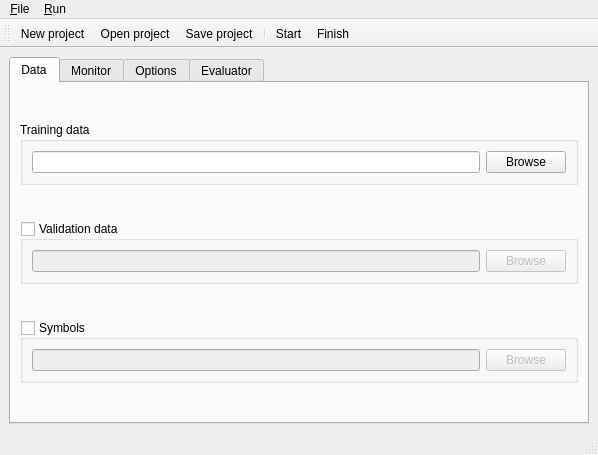
<?xml version="1.0" encoding="UTF-8"?>
<ui version="4.0">
 <class>main_window</class>
 <widget class="QMainWindow" name="main_window">
  <property name="geometry">
   <rect>
    <x>0</x>
    <y>0</y>
    <width>598</width>
    <height>455</height>
   </rect>
  </property>
  <property name="windowTitle">
   <string>VITA - Symbolic Regression and classification</string>
  </property>
  <widget class="QWidget" name="central_widget">
   <layout class="QVBoxLayout" name="_4">
    <item>
     <widget class="QTabWidget" name="tw_vger">
      <property name="sizePolicy">
       <sizepolicy hsizetype="Maximum" vsizetype="Maximum">
        <horstretch>0</horstretch>
        <verstretch>0</verstretch>
       </sizepolicy>
      </property>
      <property name="maximumSize">
       <size>
        <width>30000</width>
        <height>30000</height>
       </size>
      </property>
      <property name="sizeIncrement">
       <size>
        <width>0</width>
        <height>0</height>
       </size>
      </property>
      <property name="currentIndex">
       <number>0</number>
      </property>
      <widget class="QWidget" name="tab_data">
       <property name="sizePolicy">
        <sizepolicy hsizetype="Preferred" vsizetype="Preferred">
         <horstretch>0</horstretch>
         <verstretch>0</verstretch>
        </sizepolicy>
       </property>
       <attribute name="title">
        <string>Data</string>
       </attribute>
       <layout class="QVBoxLayout" name="verticalLayout">
        <item>
         <widget class="QGroupBox" name="gb_training_data">
          <property name="sizePolicy">
           <sizepolicy hsizetype="Preferred" vsizetype="Fixed">
            <horstretch>0</horstretch>
            <verstretch>0</verstretch>
           </sizepolicy>
          </property>
          <property name="autoFillBackground">
           <bool>false</bool>
          </property>
          <property name="title">
           <string>Training data</string>
          </property>
          <property name="checkable">
           <bool>false</bool>
          </property>
          <layout class="QHBoxLayout" name="horizontalLayout">
           <item>
            <widget class="QLineEdit" name="le_training_data">
             <property name="sizePolicy">
              <sizepolicy hsizetype="Expanding" vsizetype="Fixed">
               <horstretch>0</horstretch>
               <verstretch>0</verstretch>
              </sizepolicy>
             </property>
             <property name="text">
              <string/>
             </property>
            </widget>
           </item>
           <item>
            <widget class="QPushButton" name="pb_browse_training_data">
             <property name="text">
              <string>Browse</string>
             </property>
            </widget>
           </item>
          </layout>
         </widget>
        </item>
        <item>
         <widget class="QGroupBox" name="gb_validation_data">
          <property name="sizePolicy">
           <sizepolicy hsizetype="Preferred" vsizetype="Fixed">
            <horstretch>0</horstretch>
            <verstretch>0</verstretch>
           </sizepolicy>
          </property>
          <property name="title">
           <string>Validation data</string>
          </property>
          <property name="flat">
           <bool>false</bool>
          </property>
          <property name="checkable">
           <bool>true</bool>
          </property>
          <property name="checked">
           <bool>false</bool>
          </property>
          <layout class="QHBoxLayout" name="_3">
           <item>
            <widget class="QLineEdit" name="le_validation_data"/>
           </item>
           <item>
            <widget class="QPushButton" name="pb_browse_validation_data">
             <property name="text">
              <string>Browse</string>
             </property>
            </widget>
           </item>
          </layout>
         </widget>
        </item>
        <item>
         <widget class="QGroupBox" name="gb_symbols">
          <property name="sizePolicy">
           <sizepolicy hsizetype="Preferred" vsizetype="Fixed">
            <horstretch>0</horstretch>
            <verstretch>0</verstretch>
           </sizepolicy>
          </property>
          <property name="title">
           <string>Symbols</string>
          </property>
          <property name="checkable">
           <bool>true</bool>
          </property>
          <property name="checked">
           <bool>false</bool>
          </property>
          <layout class="QHBoxLayout" name="horizontalLayout_4">
           <item>
            <widget class="QLineEdit" name="le_symbols"/>
           </item>
           <item>
            <widget class="QPushButton" name="pb_browse_symbols">
             <property name="text">
              <string>Browse</string>
             </property>
            </widget>
           </item>
          </layout>
         </widget>
        </item>
       </layout>
      </widget>
      <widget class="QWidget" name="tab_monitor">
       <attribute name="title">
        <string>Monitor</string>
       </attribute>
       <layout class="QVBoxLayout" name="verticalLayout_3">
        <item>
         <widget class="QTabWidget" name="tw_monitor">
          <property name="tabPosition">
           <enum>QTabWidget::East</enum>
          </property>
          <property name="currentIndex">
           <number>0</number>
          </property>
          <widget class="QWidget" name="tab_overview">
           <attribute name="title">
            <string>Overview</string>
           </attribute>
           <layout class="QVBoxLayout" name="verticalLayout_4">
            <item>
             <widget class="QGroupBox" name="groupBox_projectStatus">
              <property name="title">
               <string>Project status</string>
              </property>
              <layout class="QFormLayout" name="formLayout">
               <property name="fieldGrowthPolicy">
                <enum>QFormLayout::ExpandingFieldsGrow</enum>
               </property>
               <item row="0" column="0">
                <widget class="QLabel" name="label">
                 <property name="text">
                  <string>Total runs started</string>
                 </property>
                </widget>
               </item>
               <item row="0" column="1">
                <widget class="QLabel" name="label_totalRunsStarted">
                 <property name="text">
                  <string>____________</string>
                 </property>
                </widget>
               </item>
               <item row="1" column="0">
                <widget class="QLabel" name="label_3">
                 <property name="text">
                  <string>Programs evaluated</string>
                 </property>
                </widget>
               </item>
               <item row="1" column="1">
                <widget class="QLabel" name="label_programsEvaluated">
                 <property name="text">
                  <string>____________</string>
                 </property>
                </widget>
               </item>
               <item row="3" column="0">
                <widget class="QLabel" name="label_5">
                 <property name="text">
                  <string>Total time</string>
                 </property>
                </widget>
               </item>
               <item row="3" column="1">
                <widget class="QLabel" name="label_totalTime">
                 <property name="text">
                  <string>____________</string>
                 </property>
                </widget>
               </item>
              </layout>
             </widget>
            </item>
            <item>
             <widget class="QGroupBox" name="gbBestProgram">
              <property name="title">
               <string>Best program</string>
              </property>
              <layout class="QFormLayout" name="formLayout_2">
               <item row="0" column="0">
                <widget class="QLabel" name="label_10">
                 <property name="text">
                  <string>Training fitness</string>
                 </property>
                </widget>
               </item>
               <item row="0" column="1">
                <widget class="QLabel" name="label_trainingScore">
                 <property name="text">
                  <string>____________</string>
                 </property>
                </widget>
               </item>
               <item row="1" column="0">
                <widget class="QLabel" name="label_2">
                 <property name="text">
                  <string>Validation fitness</string>
                 </property>
                </widget>
               </item>
               <item row="1" column="1">
                <widget class="QLabel" name="label_validationScore">
                 <property name="text">
                  <string>____________</string>
                 </property>
                </widget>
               </item>
              </layout>
             </widget>
            </item>
           </layout>
          </widget>
          <widget class="QWidget" name="tab_history">
           <attribute name="title">
            <string>History</string>
           </attribute>
           <layout class="QVBoxLayout" name="verticalLayout_5"/>
          </widget>
          <widget class="QWidget" name="tab_detail">
           <attribute name="title">
            <string>Detail</string>
           </attribute>
           <layout class="QVBoxLayout" name="verticalLayout_6">
            <item>
             <widget class="QListView" name="listView"/>
            </item>
           </layout>
          </widget>
          <widget class="QWidget" name="tab_current">
           <attribute name="title">
            <string>Current run</string>
           </attribute>
           <layout class="QHBoxLayout" name="horizontalLayout_3">
            <item>
             <widget class="QGroupBox" name="groupBox_3">
              <property name="title">
               <string>Status</string>
              </property>
              <layout class="QFormLayout" name="formLayout_3">
               <item row="0" column="0">
                <widget class="QLabel" name="label_4">
                 <property name="text">
                  <string>Generations since start</string>
                 </property>
                </widget>
               </item>
               <item row="0" column="1">
                <widget class="QLabel" name="label_6">
                 <property name="text">
                  <string>____________</string>
                 </property>
                </widget>
               </item>
               <item row="1" column="0">
                <widget class="QLabel" name="label_9">
                 <property name="text">
                  <string>Generations w/o improv.</string>
                 </property>
                </widget>
               </item>
               <item row="1" column="1">
                <widget class="QLabel" name="label_11">
                 <property name="text">
                  <string>____________</string>
                 </property>
                </widget>
               </item>
               <item row="4" column="0">
                <widget class="QLabel" name="label_14">
                 <property name="text">
                  <string>Validation fitness</string>
                 </property>
                </widget>
               </item>
               <item row="4" column="1">
                <widget class="QLabel" name="label_15">
                 <property name="text">
                  <string>____________</string>
                 </property>
                </widget>
               </item>
               <item row="2" column="0">
                <widget class="QLabel" name="label_16">
                 <property name="text">
                  <string>Training fitness</string>
                 </property>
                </widget>
               </item>
               <item row="2" column="1">
                <widget class="QLabel" name="label_17">
                 <property name="text">
                  <string>____________</string>
                 </property>
                </widget>
               </item>
              </layout>
             </widget>
            </item>
            <item>
             <widget class="QGroupBox" name="groupBox_5">
              <property name="title">
               <string>Selected parameters</string>
              </property>
              <layout class="QFormLayout" name="formLayout_4">
               <item row="0" column="0">
                <widget class="QLabel" name="label_7">
                 <property name="text">
                  <string>Population size</string>
                 </property>
                </widget>
               </item>
               <item row="0" column="1">
                <widget class="QLabel" name="label_8">
                 <property name="text">
                  <string>____________</string>
                 </property>
                </widget>
               </item>
               <item row="1" column="0">
                <widget class="QLabel" name="label_12">
                 <property name="text">
                  <string>Max program size</string>
                 </property>
                </widget>
               </item>
               <item row="1" column="1">
                <widget class="QLabel" name="label_13">
                 <property name="text">
                  <string>____________</string>
                 </property>
                </widget>
               </item>
               <item row="2" column="0">
                <widget class="QLabel" name="label_18">
                 <property name="text">
                  <string>Crossover rate</string>
                 </property>
                </widget>
               </item>
               <item row="2" column="1">
                <widget class="QLabel" name="label_19">
                 <property name="text">
                  <string>____________</string>
                 </property>
                </widget>
               </item>
               <item row="3" column="0">
                <widget class="QLabel" name="label_20">
                 <property name="text">
                  <string>Mutation rate</string>
                 </property>
                </widget>
               </item>
               <item row="3" column="1">
                <widget class="QLabel" name="label_21">
                 <property name="text">
                  <string>____________</string>
                 </property>
                </widget>
               </item>
              </layout>
             </widget>
            </item>
           </layout>
          </widget>
         </widget>
        </item>
       </layout>
      </widget>
      <widget class="QWidget" name="tab_options">
       <attribute name="title">
        <string>Options</string>
       </attribute>
       <layout class="QVBoxLayout" name="verticalLayout_8">
        <item>
         <widget class="QTabWidget" name="tw_options">
          <property name="tabPosition">
           <enum>QTabWidget::East</enum>
          </property>
          <property name="currentIndex">
           <number>0</number>
          </property>
          <widget class="QWidget" name="tab_general">
           <attribute name="title">
            <string>General</string>
           </attribute>
           <layout class="QFormLayout" name="formLayout_5">
            <property name="fieldGrowthPolicy">
             <enum>QFormLayout::ExpandingFieldsGrow</enum>
            </property>
            <item row="0" column="0">
             <widget class="QGroupBox" name="gb_config">
              <property name="title">
               <string>Config</string>
              </property>
              <layout class="QFormLayout" name="formLayout_7">
               <property name="fieldGrowthPolicy">
                <enum>QFormLayout::ExpandingFieldsGrow</enum>
               </property>
               <item row="0" column="0">
                <widget class="QGroupBox" name="gb_program_path">
                 <property name="title">
                  <string>Program path</string>
                 </property>
                 <layout class="QHBoxLayout" name="horizontalLayout_2">
                  <item>
                   <widget class="QLineEdit" name="le_program_path"/>
                  </item>
                  <item>
                   <widget class="QPushButton" name="pb_browse_program_path">
                    <property name="text">
                     <string>Browse</string>
                    </property>
                   </widget>
                  </item>
                 </layout>
                </widget>
               </item>
              </layout>
             </widget>
            </item>
            <item row="0" column="1">
             <widget class="QGroupBox" name="gb_evolution">
              <property name="title">
               <string>Evolution</string>
              </property>
              <layout class="QVBoxLayout" name="verticalLayout_2">
               <item>
                <widget class="QLabel" name="label_22">
                 <property name="text">
                  <string>Population size</string>
                 </property>
                </widget>
               </item>
               <item>
                <widget class="QSpinBox" name="spinBox_populationSize">
                 <property name="minimum">
                  <number>2</number>
                 </property>
                 <property name="maximum">
                  <number>1000000000</number>
                 </property>
                 <property name="value">
                  <number>100</number>
                 </property>
                </widget>
               </item>
               <item>
                <widget class="QLabel" name="label_23">
                 <property name="text">
                  <string>Program size</string>
                 </property>
                </widget>
               </item>
               <item>
                <widget class="QSpinBox" name="spinBox_programSize">
                 <property name="enabled">
                  <bool>true</bool>
                 </property>
                 <property name="minimum">
                  <number>1</number>
                 </property>
                 <property name="maximum">
                  <number>1000000</number>
                 </property>
                 <property name="value">
                  <number>100</number>
                 </property>
                </widget>
               </item>
              </layout>
             </widget>
            </item>
            <item row="1" column="0">
             <widget class="QGroupBox" name="groupBox_9">
              <property name="title">
               <string>Output files</string>
              </property>
             </widget>
            </item>
           </layout>
          </widget>
          <widget class="QWidget" name="tab_evolution">
           <attribute name="title">
            <string>Evolution</string>
           </attribute>
           <layout class="QVBoxLayout" name="verticalLayout_7"/>
          </widget>
         </widget>
        </item>
       </layout>
      </widget>
      <widget class="QWidget" name="tab_evaluator">
       <attribute name="title">
        <string>Evaluator</string>
       </attribute>
      </widget>
     </widget>
    </item>
   </layout>
  </widget>
  <widget class="QMenuBar" name="menubar">
   <property name="geometry">
    <rect>
     <x>0</x>
     <y>0</y>
     <width>598</width>
     <height>20</height>
    </rect>
   </property>
   <widget class="QMenu" name="menu_File">
    <property name="title">
     <string>&amp;File</string>
    </property>
    <addaction name="act_new_project"/>
    <addaction name="act_open_project"/>
    <addaction name="act_save_project"/>
    <addaction name="act_close"/>
    <addaction name="separator"/>
    <addaction name="act_import_configuration"/>
   </widget>
   <widget class="QMenu" name="menu_Run">
    <property name="title">
     <string>&amp;Run</string>
    </property>
    <addaction name="act_start"/>
    <addaction name="act_stop"/>
    <addaction name="act_continue"/>
    <addaction name="act_finish"/>
   </widget>
   <addaction name="menu_File"/>
   <addaction name="menu_Run"/>
  </widget>
  <widget class="QStatusBar" name="statusbar"/>
  <widget class="QToolBar" name="toolBar">
   <property name="windowTitle">
    <string>toolBar</string>
   </property>
   <attribute name="toolBarArea">
    <enum>TopToolBarArea</enum>
   </attribute>
   <attribute name="toolBarBreak">
    <bool>false</bool>
   </attribute>
   <addaction name="act_new_project"/>
   <addaction name="act_open_project"/>
   <addaction name="act_save_project"/>
   <addaction name="separator"/>
   <addaction name="act_start"/>
   <addaction name="act_finish"/>
  </widget>
  <action name="act_open_project">
   <property name="text">
    <string>&amp;Open project</string>
   </property>
  </action>
  <action name="act_close">
   <property name="text">
    <string>&amp;Close</string>
   </property>
  </action>
  <action name="act_new_project">
   <property name="text">
    <string>&amp;New project</string>
   </property>
  </action>
  <action name="act_import_configuration">
   <property name="text">
    <string>&amp;Import configuration</string>
   </property>
  </action>
  <action name="act_save_project">
   <property name="text">
    <string>&amp;Save project</string>
   </property>
  </action>
  <action name="act_start">
   <property name="text">
    <string>&amp;Start</string>
   </property>
  </action>
  <action name="act_stop">
   <property name="text">
    <string>&amp;Pause</string>
   </property>
  </action>
  <action name="act_finish">
   <property name="text">
    <string>&amp;Finish</string>
   </property>
  </action>
  <action name="act_continue">
   <property name="text">
    <string>&amp;Continue</string>
   </property>
  </action>
 </widget>
 <tabstops>
  <tabstop>tw_monitor</tabstop>
  <tabstop>listView</tabstop>
  <tabstop>spinBox_populationSize</tabstop>
  <tabstop>tw_options</tabstop>
  <tabstop>spinBox_programSize</tabstop>
 </tabstops>
 <resources/>
 <connections/>
 <slots>
  <slot>setTrainingDataFile()</slot>
 </slots>
</ui>
